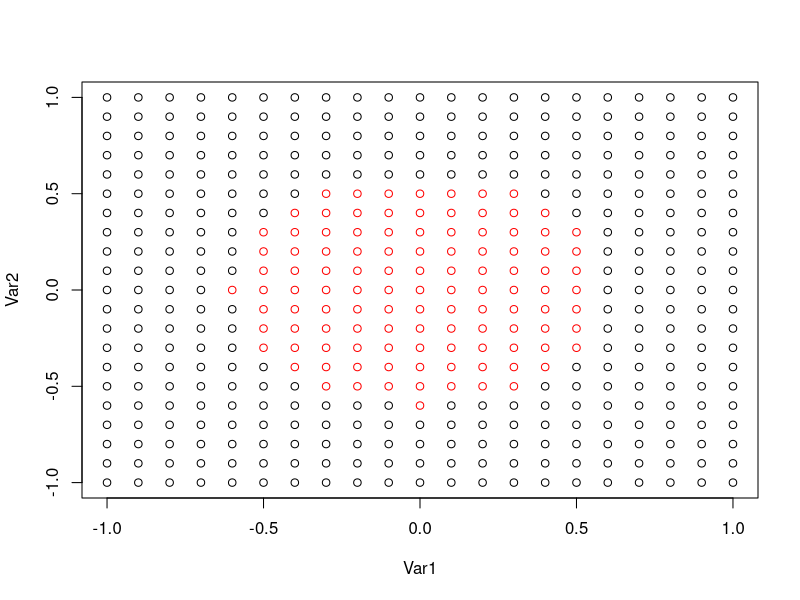

Source code (R):
#teste
rm(list = ls())
x = seq(-1, 1, by = 0.1)
y = seq(-1, 1, by = 0.1)
create_grid <- expand.grid(x,y)
circle <- function(x,y) {
  return(sqrt(x^2+y^2))
}
plot(create_grid, type="n", xaxis="teste");
par(new=T)
raio = 0.6
classe = 1*(circle(create_grid$Var1,create_grid$Var2)>raio)
index=1
for (v1 in y) {
  for (v2 in x) {
    if(classe[index] == 1){
      points(v2,v1)      
    }else{
      points(v2,v1,col="red")
    }
    index=index+1
  }
}


